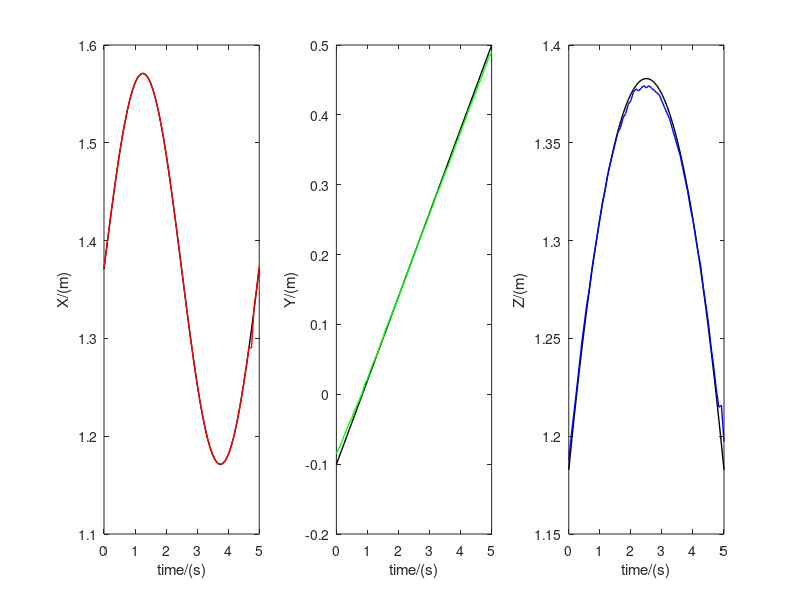
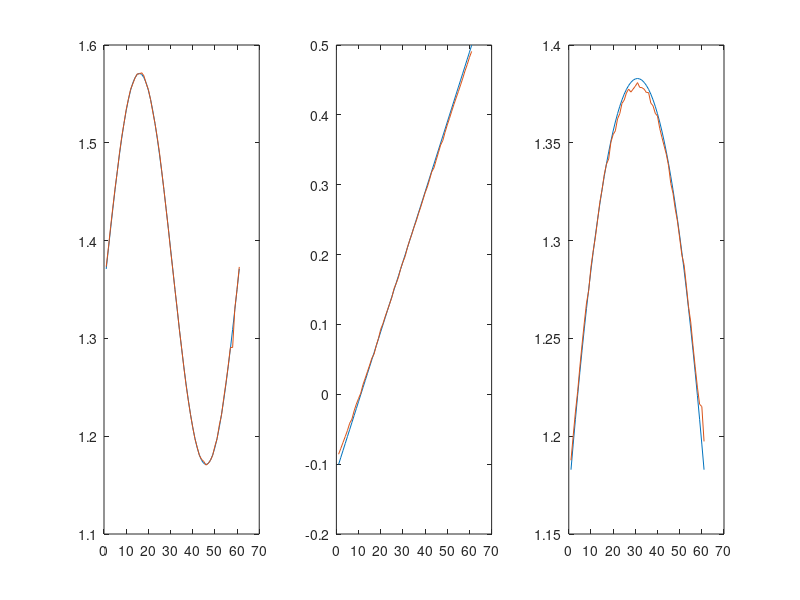
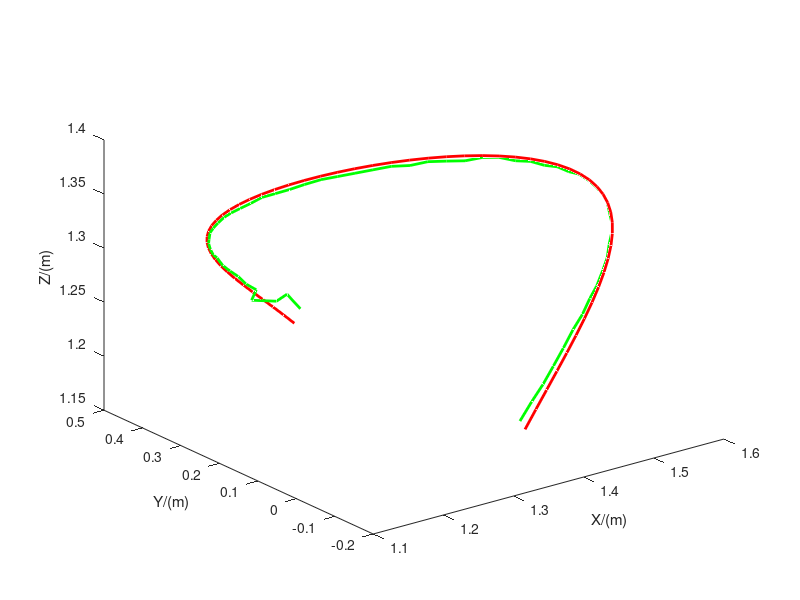
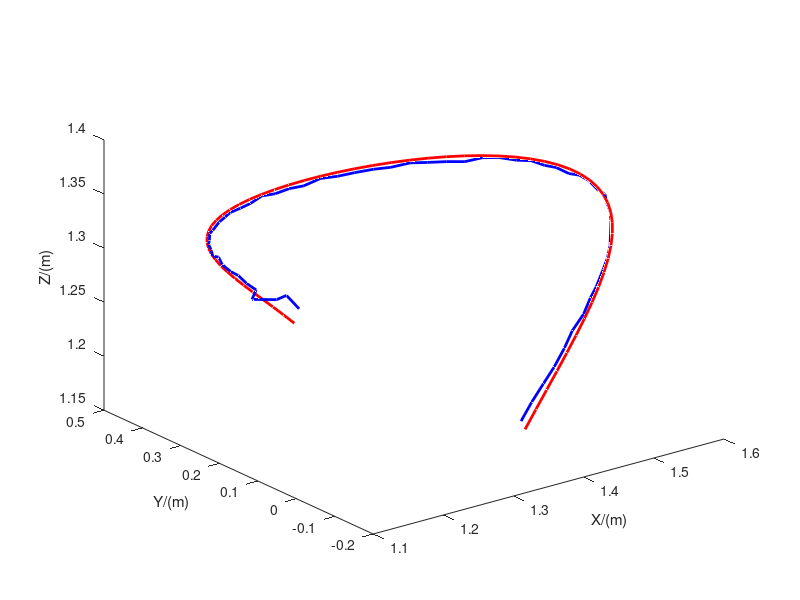

Write the MATLAB code that produced these figures, in order.
%% Load simulation data
load('grinder_position_true.mat');
load('grinder_position_detection.mat');

% figure(1);
% subplot(1,3,1);plot(x_true);hold on; plot(xx);hold on;
% subplot(1,3,2);plot(y_true);hold on; plot(yy);hold on;
% subplot(1,3,3);plot(z_true);hold on; plot(zz);hold on;

index = linspace(0,5,61);
%% Normal distribution to simulate tracking errors
moveit_threhold = 0.002;
mu = 0;
sigma = moveit_threhold/2.2;

errors = normrnd(mu,sigma,[3,61]);

max(errors(1,:))
max(errors(2,:))
max(errors(3,:))
%% Adjust position value using mean value
x_mean = sum(xx-x_true)/61;
y_mean = sum(yy-y_true)/61;
z_mean = sum(zz-z_true)/61;

x_true = x_true + x_mean;
y_true = y_true + y_mean;
z_true = z_true + z_mean;

figure(2);
subplot(1,3,1);plot(index,x_true,'k','LineWidth',1);hold on; plot(index,xx,'r','LineWidth',1);hold on;
xlabel('time/(s)'); ylabel('X/(m)'); xlim([0 5]);
subplot(1,3,2);plot(index,y_true,'k','LineWidth',1);hold on; plot(index,yy,'g','LineWidth',1);hold on;
xlabel('time/(s)'); ylabel('Y/(m)'); xlim([0 5]);
subplot(1,3,3);plot(index,z_true,'k','LineWidth',1);hold on; plot(index,zz,'b','LineWidth',1);hold on;
xlabel('time/(s)'); ylabel('Z/(m)'); xlim([0 5]);

%% Add normal distribution value to simulation moveit! errors
x_moveit = xx + errors(1,:);
y_moveit = yy + errors(2,:);
z_moveit = zz + errors(3,:);

figure(3);
subplot(1,3,1);plot(x_true);hold on; plot(x_moveit);hold on;
subplot(1,3,2);plot(y_true);hold on; plot(y_moveit);hold on;
subplot(1,3,3);plot(z_true);hold on; plot(z_moveit);hold on;

%% 3d curve
figure(4);
plot3(x_true,y_true,z_true,'r','LineWidth',2); hold on;         % Ture position
plot3(xx,yy,zz,'g','LineWidth',2); hold on;                     % Detection position 
xlabel('X/(m)'); ylabel('Y/(m)'); zlabel('Z/(m)');

figure(5);
plot3(x_true,y_true,z_true,'r','LineWidth',2); hold on;         % Ture position
plot3(x_moveit,y_moveit,z_moveit,'b','LineWidth',2); hold on;   % Moveit! position
xlabel('X/(m)'); ylabel('Y/(m)'); zlabel('Z/(m)');

%% Tracking errors
figure(6);
x_errors = xx - x_moveit;
y_errors = yy - y_moveit;
z_errors = zz - z_moveit;

subplot(1,3,1);plot(index,x_errors);hold on;
xlabel('time/(s)'); ylabel('errors/(m)'); xlim([0 5]); 
subplot(1,3,2);plot(index,y_errors);hold on;
xlabel('time/(s)'); ylabel('errors/(m)'); xlim([0 5]);
subplot(1,3,3);plot(index,z_errors);hold on;
xlabel('time/(s)'); ylabel('errors/(m)'); xlim([0 5]);

figure(7);
x_errors = x_true - x_moveit;
y_errors = y_true - y_moveit;
z_errors = z_true - z_moveit;

subplot(1,3,1);plot(index,1000*x_errors,'r');hold on;
xlabel('time/(s)'); ylabel('errors/(mm)'); xlim([0 5]);
subplot(1,3,2);plot(index,1000*y_errors,'g');hold on;
xlabel('time/(s)'); ylabel('errors/(mm)'); xlim([0 5]);
subplot(1,3,3);plot(index,1000*z_errors,'b');hold on;
xlabel('time/(s)'); ylabel('errors/(mm)'); xlim([0 5]);
